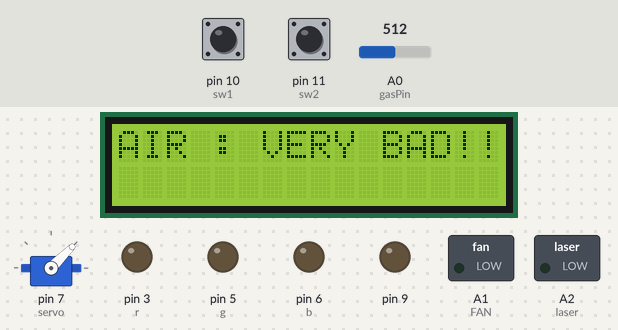
This sketch was run on a simulated Arduino Uno, built with avr-gcc and run on an emulated ATmega328P. Shown: servo, 16×2 character LCD, switched loads named in the sketch (green lamp = pin HIGH), output pins drawn as LEDs (lit = HIGH). Inputs (shaded band) come from the test bench; at power-on: A0 (gasPin) = 512, pin 10 (sw1) HIGH, pin 11 (sw2) HIGH.

Above: at 1.2 s.
1.3 s: A0 (gasPin) set to 492
At 1.9 s:
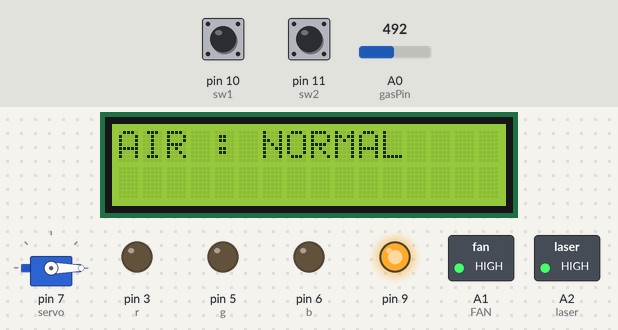
3.1 s: pin 10 (sw1) pulled LOW for 0.3 s
At 3.8 s:
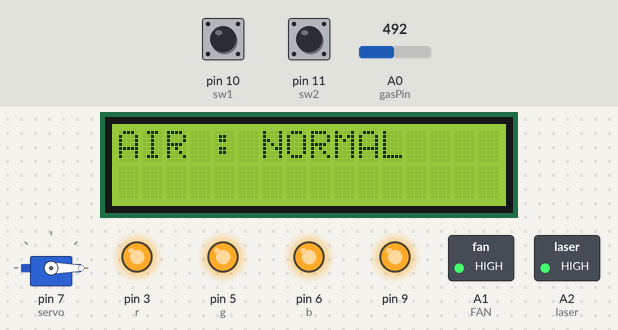
4.9 s: A0 (gasPin) set to 510
At 6.5 s:
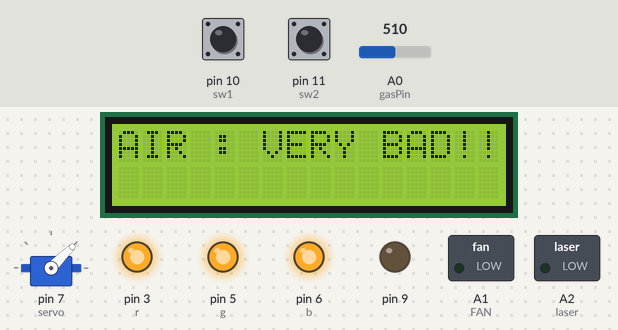
7.6 s: A0 (gasPin) set to 490
At 8.8 s:
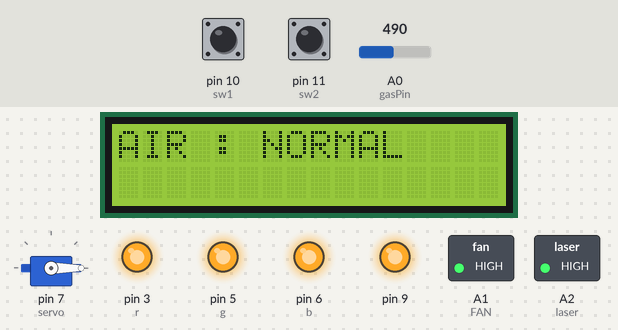
9.2 s: A0 (gasPin) set to 511
At 10.7 s:
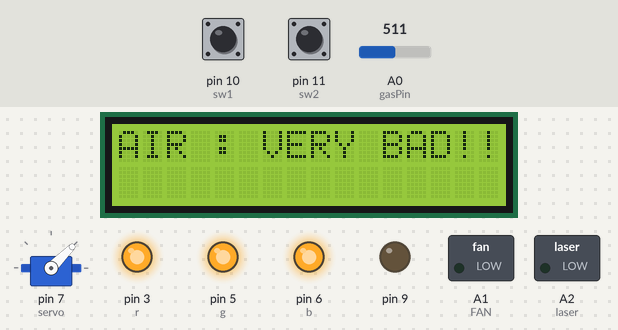
Timing chart, 0 to 11.7 s (numbered marks = the images above; inputs shaded):
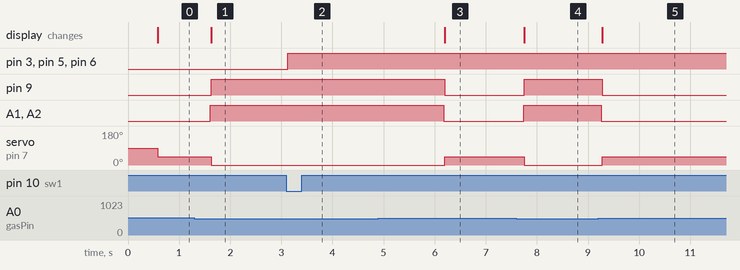

The sketch:

SaverLight.ino
```cpp
#include <LiquidCrystal_I2C.h>           // LiquidCrystal_I2C의 라이브러리를 불러옵니다.(I2C LCD)
#include<Servo.h> //Servo 라이브러리를 추가
LiquidCrystal_I2C lcd(0x27, 16, 2);      // lcd(LCD의 I2C 슬레이브 주소, lcd 1줄당 출력할 글자수, lcd 줄의 수)
Servo servo;      //Servo 클래스로 servo객체 생성

int value = 0;    // 각도를 조절할 변수 value
const int gasPin = A0;
int FAN = A1;
int laser = A2;
int sw1 = 10;
int sw2 = 11;
int r = 3;
int g = 5;
int b = 6;
void setup(){
  pinMode (laser, OUTPUT); // define the digital output interface 13 feet
  digitalWrite(laser, LOW);
  pinMode(FAN, OUTPUT);
  digitalWrite(FAN, LOW);
  pinMode(9, OUTPUT);
  pinMode(10, INPUT_PULLUP);
  pinMode(11, INPUT_PULLUP);
  pinMode(r, OUTPUT);
  pinMode(g, OUTPUT);
  pinMode(b, OUTPUT);
  servo.attach(7);     //맴버함수인 attach : 핀 설정
  lcd.init();                // LCD_I2C 통신을 시작합니다.
  lcd.backlight();           // LCD backlight를 ON
}

void loop()
{
  Serial.println(analogRead(gasPin));
  delay(500);

  if(digitalRead(sw1)== LOW){
    setColor(255, 255, 255); // on
  }
  if(digitalRead(sw2)== LOW){
      setColor(0, 0, 0); //off
  }

  lcd.clear();        //lcd 화면을 지웁니다.
  lcd.home();        //lcd 커서 위치를 0,1로 위치시킵니다.

   if(analogRead(gasPin) > 500){
     digitalWrite(FAN, LOW);
     digitalWrite (laser, LOW); // open the laser head
     lcd.print("AIR : VERY BAD!!");
     digitalWrite(9, LOW);
     value = 45;            //각도를 30도 증가시킨다.
     servo.write(value); //value값의 각도로 회전. ex) value가 90이라면 90도 회전

  }else{
    digitalWrite(FAN, HIGH);
    digitalWrite (laser, HIGH); // turn off the laser head
    lcd.print("AIR : NORMAL     ");

    digitalWrite(9, HIGH);
    value = 0;          //각도를 0으로 초기화
    servo.write(value); //value값의 각도로 회전.

    delay (1000); // delay one second
  }
}
void setColor(int red, int green, int blue)
{
  analogWrite(r, red);
  analogWrite(g, green);
  analogWrite(b, blue);
}
```

Measured:
- the behaviour switches between 501 and 500 on A0 (gasPin) (found by bisection; images 0 and 1)
- after the input at 1.3 s, pin 9: LOW → HIGH after 0.33 s; A1 (FAN), A2 (laser): LOW → HIGH after 0.31 s; servo on pin 7 (servo): 45° → 0° after 0.33 s; the display: changes after 0.33 s (image 1)
- after the input at 3.1 s, pin 3 (r), pin 5 (g), pin 6 (b): LOW → HIGH at once
- after the input at 4.9 s, pin 9, A1 (FAN), A2 (laser): HIGH → LOW after 1.3 s; servo on pin 7 (servo): 0° → 45° after 1.3 s; the display: changes after 1.3 s (image 3)
- after the input at 7.6 s, pin 9: LOW → HIGH after 0.16 s; A1 (FAN), A2 (laser): LOW → HIGH after 0.14 s; servo on pin 7 (servo): 45° → 0° after 0.16 s; the display: changes after 0.16 s (image 4)
- after the input at 9.2 s, pin 9: HIGH → LOW after 0.08 s; A1 (FAN), A2 (laser): HIGH → LOW after 0.06 s; servo on pin 7 (servo): 0° → 45° after 0.08 s; the display: changes after 0.08 s (image 5)
